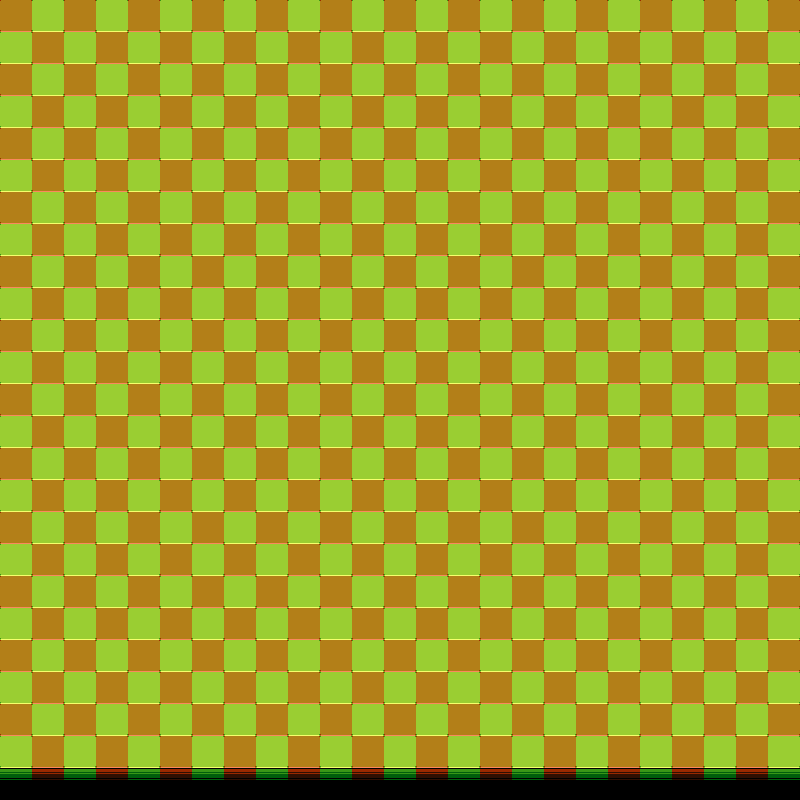

A level layout from a 2D game, rendered from its tile map. Below: a short description, then the map file with its tile-grid data intact:
An orthogonal 50x50 tile map with 16x16 px tiles, 1 tile layer (Tile Layer 1).

<map version="1.5" tiledversion="1.7.0" orientation="orthogonal" renderorder="right-down" width="50" height="50" tilewidth="16" tileheight="16" infinite="0" nextlayerid="2" nextobjectid="1">
 <tileset firstgid="1" source="BB_Tileset.tsx" />
 <layer id="1" name="Tile Layer 1" width="50" height="50">
  <data encoding="csv">
10,11,8,9,10,11,8,9,10,11,8,9,10,11,8,9,10,11,8,9,10,11,8,9,10,11,8,9,10,11,8,9,10,11,8,9,10,11,8,9,10,11,8,9,10,11,8,9,10,11,
26,27,24,25,26,27,24,25,26,27,24,25,26,27,24,25,26,27,24,25,26,27,24,25,26,27,24,25,26,27,24,25,26,27,24,25,26,27,24,25,26,27,24,25,26,27,24,25,26,27,
8,9,10,11,8,9,10,11,8,9,10,11,8,9,10,11,8,9,10,11,8,9,10,11,8,9,10,11,8,9,10,11,8,9,10,11,8,9,10,11,8,9,10,11,8,9,10,11,8,9,
24,25,26,27,24,25,26,27,24,25,26,27,24,25,26,27,24,25,26,27,24,25,26,27,24,25,26,27,24,25,26,27,24,25,26,27,24,25,26,27,24,25,26,27,24,25,26,27,24,25,
10,11,8,9,10,11,8,9,10,11,8,9,10,11,8,9,10,11,8,9,10,11,8,9,10,11,8,9,10,11,8,9,10,11,8,9,10,11,8,9,10,11,8,9,10,11,8,9,10,11,
26,27,24,25,26,27,24,25,26,27,24,25,26,27,24,25,26,27,24,25,26,27,24,25,26,27,24,25,26,27,24,25,26,27,24,25,26,27,24,25,26,27,24,25,26,27,24,25,26,27,
8,9,10,11,8,9,10,11,8,9,10,11,8,9,10,11,8,9,10,11,8,9,10,11,8,9,10,11,8,9,10,11,8,9,10,11,8,9,10,11,8,9,10,11,8,9,10,11,8,9,
24,25,26,27,24,25,26,27,24,25,26,27,24,25,26,27,24,25,26,27,24,25,26,27,24,25,26,27,24,25,26,27,24,25,26,27,24,25,26,27,24,25,26,27,24,25,26,27,24,25,
10,11,8,9,10,11,8,9,10,11,8,9,10,11,8,9,10,11,8,9,10,11,8,9,10,11,8,9,10,11,8,9,10,11,8,9,10,11,8,9,10,11,8,9,10,11,8,9,10,11,
26,27,24,25,26,27,24,25,26,27,24,25,26,27,24,25,26,27,24,25,26,27,24,25,26,27,24,25,26,27,24,25,26,27,24,25,26,27,24,25,26,27,24,25,26,27,24,25,26,27,
8,9,10,11,8,9,10,11,8,9,10,11,8,9,10,11,8,9,10,11,8,9,10,11,8,9,10,11,8,9,10,11,8,9,10,11,8,9,10,11,8,9,10,11,8,9,10,11,8,9,
24,25,26,27,24,25,26,27,24,25,26,27,24,25,26,27,24,25,26,27,24,25,26,27,24,25,26,27,24,25,26,27,24,25,26,27,24,25,26,27,24,25,26,27,24,25,26,27,24,25,
10,11,8,9,10,11,8,9,10,11,8,9,10,11,8,9,10,11,8,9,10,11,8,9,10,11,8,9,10,11,8,9,10,11,8,9,10,11,8,9,10,11,8,9,10,11,8,9,10,11,
26,27,24,25,26,27,24,25,26,27,24,25,26,27,24,25,26,27,24,25,26,27,24,25,26,27,24,25,26,27,24,25,26,27,24,25,26,27,24,25,26,27,24,25,26,27,24,25,26,27,
8,9,10,11,8,9,10,11,8,9,10,11,8,9,10,11,8,9,10,11,8,9,10,11,8,9,10,11,8,9,10,11,8,9,10,11,8,9,10,11,8,9,10,11,8,9,10,11,8,9,
24,25,26,27,24,25,26,27,24,25,26,27,24,25,26,27,24,25,26,27,24,25,26,27,24,25,26,27,24,25,26,27,24,25,26,27,24,25,26,27,24,25,26,27,24,25,26,27,24,25,
10,11,8,9,10,11,8,9,10,11,8,9,10,11,8,9,10,11,8,9,10,11,8,9,10,11,8,9,10,11,8,9,10,11,8,9,10,11,8,9,10,11,8,9,10,11,8,9,10,11,
26,27,24,25,26,27,24,25,26,27,24,25,26,27,24,25,26,27,24,25,26,27,24,25,26,27,24,25,26,27,24,25,26,27,24,25,26,27,24,25,26,27,24,25,26,27,24,25,26,27,
8,9,10,11,8,9,10,11,8,9,10,11,8,9,10,11,8,9,10,11,8,9,10,11,8,9,10,11,8,9,10,11,8,9,10,11,8,9,10,11,8,9,10,11,8,9,10,11,8,9,
24,25,26,27,24,25,26,27,24,25,26,27,24,25,26,27,24,25,26,27,24,25,26,27,24,25,26,27,24,25,26,27,24,25,26,27,24,25,26,27,24,25,26,27,24,25,26,27,24,25,
10,11,8,9,10,11,8,9,10,11,8,9,10,11,8,9,10,11,8,9,10,11,8,9,10,11,8,9,10,11,8,9,10,11,8,9,10,11,8,9,10,11,8,9,10,11,8,9,10,11,
26,27,24,25,26,27,24,25,26,27,24,25,26,27,24,25,26,27,24,25,26,27,24,25,26,27,24,25,26,27,24,25,26,27,24,25,26,27,24,25,26,27,24,25,26,27,24,25,26,27,
8,9,10,11,8,9,10,11,8,9,10,11,8,9,10,11,8,9,10,11,8,9,10,11,8,9,10,11,8,9,10,11,8,9,10,11,8,9,10,11,8,9,10,11,8,9,10,11,8,9,
24,25,26,27,24,25,26,27,24,25,26,27,24,25,26,27,24,25,26,27,24,25,26,27,24,25,26,27,24,25,26,27,24,25,26,27,24,25,26,27,24,25,26,27,24,25,26,27,24,25,
10,11,8,9,10,11,8,9,10,11,8,9,10,11,8,9,10,11,8,9,10,11,8,9,10,11,8,9,10,11,8,9,10,11,8,9,10,11,8,9,10,11,8,9,10,11,8,9,10,11,
26,27,24,25,26,27,24,25,26,27,24,25,26,27,24,25,26,27,24,25,26,27,24,25,26,27,24,25,26,27,24,25,26,27,24,25,26,27,24,25,26,27,24,25,26,27,24,25,26,27,
8,9,10,11,8,9,10,11,8,9,10,11,8,9,10,11,8,9,10,11,8,9,10,11,8,9,10,11,8,9,10,11,8,9,10,11,8,9,10,11,8,9,10,11,8,9,10,11,8,9,
24,25,26,27,24,25,26,27,24,25,26,27,24,25,26,27,24,25,26,27,24,25,26,27,24,25,26,27,24,25,26,27,24,25,26,27,24,25,26,27,24,25,26,27,24,25,26,27,24,25,
10,11,8,9,10,11,8,9,10,11,8,9,10,11,8,9,10,11,8,9,10,11,8,9,10,11,8,9,10,11,8,9,10,11,8,9,10,11,8,9,10,11,8,9,10,11,8,9,10,11,
26,27,24,25,26,27,24,25,26,27,24,25,26,27,24,25,26,27,24,25,26,27,24,25,26,27,24,25,26,27,24,25,26,27,24,25,26,27,24,25,26,27,24,25,26,27,24,25,26,27,
8,9,10,11,8,9,10,11,8,9,10,11,8,9,10,11,8,9,10,11,8,9,10,11,8,9,10,11,8,9,10,11,8,9,10,11,8,9,10,11,8,9,10,11,8,9,10,11,8,9,
24,25,26,27,24,25,26,27,24,25,26,27,24,25,26,27,24,25,26,27,24,25,26,27,24,25,26,27,24,25,26,27,24,25,26,27,24,25,26,27,24,25,26,27,24,25,26,27,24,25,
10,11,8,9,10,11,8,9,10,11,8,9,10,11,8,9,10,11,8,9,10,11,8,9,10,11,8,9,10,11,8,9,10,11,8,9,10,11,8,9,10,11,8,9,10,11,8,9,10,11,
26,27,24,25,26,27,24,25,26,27,24,25,26,27,24,25,26,27,24,25,26,27,24,25,26,27,24,25,26,27,24,25,26,27,24,25,26,27,24,25,26,27,24,25,26,27,24,25,26,27,
8,9,10,11,8,9,10,11,8,9,10,11,8,9,10,11,8,9,10,11,8,9,10,11,8,9,10,11,8,9,10,11,8,9,10,11,8,9,10,11,8,9,10,11,8,9,10,11,8,9,
24,25,26,27,24,25,26,27,24,25,26,27,24,25,26,27,24,25,26,27,24,25,26,27,24,25,26,27,24,25,26,27,24,25,26,27,24,25,26,27,24,25,26,27,24,25,26,27,24,25,
10,11,8,9,10,11,8,9,10,11,8,9,10,11,8,9,10,11,8,9,10,11,8,9,10,11,8,9,10,11,8,9,10,11,8,9,10,11,8,9,10,11,8,9,10,11,8,9,10,11,
26,27,24,25,26,27,24,25,26,27,24,25,26,27,24,25,26,27,24,25,26,27,24,25,26,27,24,25,26,27,24,25,26,27,24,25,26,27,24,25,26,27,24,25,26,27,24,25,26,27,
8,9,10,11,8,9,10,11,8,9,10,11,8,9,10,11,8,9,10,11,8,9,10,11,8,9,10,11,8,9,10,11,8,9,10,11,8,9,10,11,8,9,10,11,8,9,10,11,8,9,
24,25,26,27,24,25,26,27,24,25,26,27,24,25,26,27,24,25,26,27,24,25,26,27,24,25,26,27,24,25,26,27,24,25,26,27,24,25,26,27,24,25,26,27,24,25,26,27,24,25,
10,11,8,9,10,11,8,9,10,11,8,9,10,11,8,9,10,11,8,9,10,11,8,9,10,11,8,9,10,11,8,9,10,11,8,9,10,11,8,9,10,11,8,9,10,11,8,9,10,11,
26,27,24,25,26,27,24,25,26,27,24,25,26,27,24,25,26,27,24,25,26,27,24,25,26,27,24,25,26,27,24,25,26,27,24,25,26,27,24,25,26,27,24,25,26,27,24,25,26,27,
8,9,10,11,8,9,10,11,8,9,10,11,8,9,10,11,8,9,10,11,8,9,10,11,8,9,10,11,8,9,10,11,8,9,10,11,8,9,10,11,8,9,10,11,8,9,10,11,8,9,
24,25,26,27,24,25,26,27,24,25,26,27,24,25,26,27,24,25,26,27,24,25,26,27,24,25,26,27,24,25,26,27,24,25,26,27,24,25,26,27,24,25,26,27,24,25,26,27,24,25,
10,11,8,9,10,11,8,9,10,11,8,9,10,11,8,9,10,11,8,9,10,11,8,9,10,11,8,9,10,11,8,9,10,11,8,9,10,11,8,9,10,11,8,9,10,11,8,9,10,11,
26,27,24,25,26,27,24,25,26,27,24,25,26,27,24,25,26,27,24,25,26,27,24,25,26,27,24,25,26,27,24,25,26,27,24,25,26,27,24,25,26,27,24,25,26,27,24,25,26,27,
8,9,10,11,8,9,10,11,8,9,10,11,8,9,10,11,8,9,10,11,8,9,10,11,8,9,10,11,8,9,10,11,8,9,10,11,8,9,10,11,8,9,10,11,8,9,10,11,8,9,
24,25,26,27,24,25,26,27,24,25,26,27,24,25,26,27,24,25,26,27,24,25,26,27,24,25,26,27,24,25,26,27,24,25,26,27,24,25,26,27,24,25,26,27,24,25,26,27,24,25,
40,41,42,43,40,41,42,43,40,41,42,43,40,41,42,43,40,41,42,43,40,41,42,43,40,41,42,43,40,41,42,43,40,41,42,43,40,41,42,43,40,41,42,43,40,41,42,43,40,41,
0,0,0,0,0,0,0,0,0,0,0,0,0,0,0,0,0,0,0,0,0,0,0,0,0,0,0,0,0,0,0,0,0,0,0,0,0,0,0,0,0,0,0,0,0,0,0,0,0,0
</data>
 </layer>
</map>